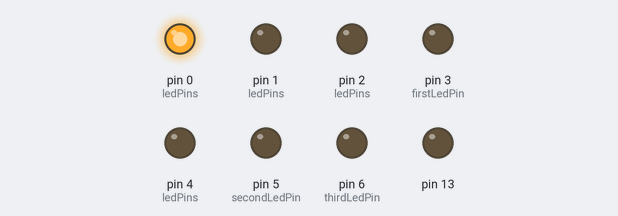
This sketch was run on a simulated Arduino Uno, built with avr-gcc and run on an emulated ATmega328P. Shown: output pins drawn as LEDs (lit = HIGH).

Above: at 0.4 s.
At 0.8 s:
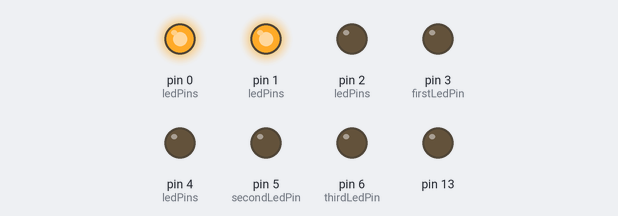
At 1.2 s:
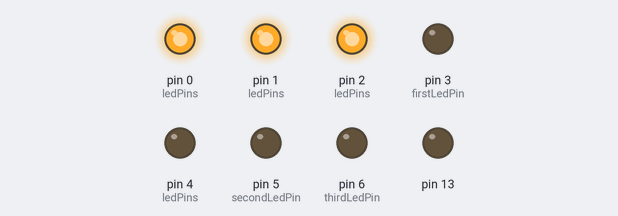
At 1.6 s:
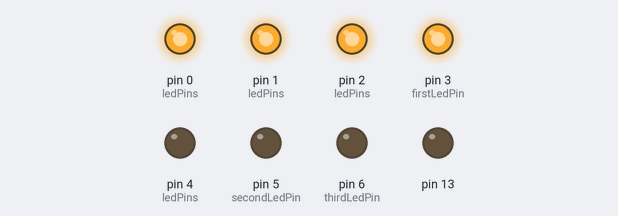
At 2.0 s:
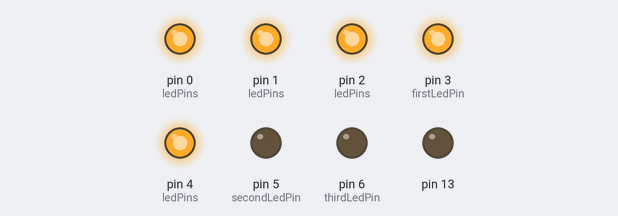
At 5.3 s:
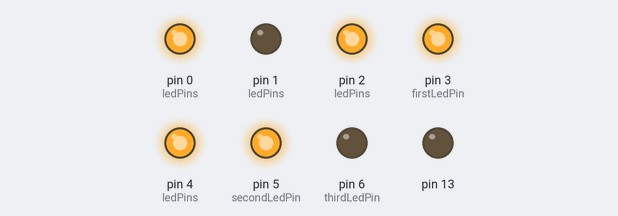
Timing chart, 0 to 5.6 s (numbered marks = the images above):
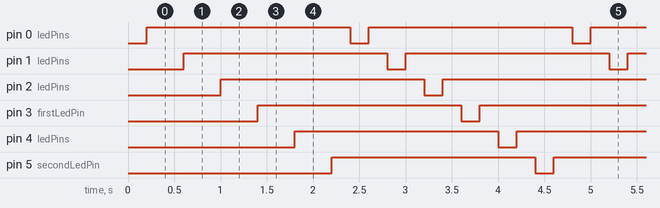

Measured:
- by itself, pin 0 (ledPins), pin 1 (ledPins), pin 2 (ledPins), pin 3 (firstLedPin), pin 4 (ledPins), pin 5 (secondLedPin): alternates HIGH for 2.2 s and LOW for 0.20 s

The sketch:

knightrider.ino
```cpp
/*
LEDs sketch
Blink three LEDs each connected to a different digital pin
*/
const int firstLedPin = 3;
const int secondLedPin = 5;
const int thirdLedPin = 6;

const int mydelay = 200;

const int ledPins[] = {0,1,2,3,4,5,6};
const int NbrLEDs = 6;

void setup()
{
//pinMode(firstLedPin, OUTPUT);
//pinMode(secondLedPin, OUTPUT);
pinMode(thirdLedPin, OUTPUT);
pinMode(13, OUTPUT);

  for(int led = 0; led <  NbrLEDs; led++)
  {
    pinMode(led, OUTPUT);
  }

}
// choose the pin for each of the LEDs
// declare LED pins as output
// declare LED pins as output
// declare LED pins as output
void loop()
{

  for(int led = 0; led <  NbrLEDs; led++)
  {
    blinkLED(led, mydelay);
  }

// flash each of the LEDs for 1000 milliseconds (1 second)
// blinkLED(13, mydelay);
}
// blink the LED on the given pin for the duration in milliseconds
void blinkLED(int pin, int duration)
{
digitalWrite(pin, LOW);
digitalWrite(13, LOW);
// turn LED on
delay(duration);
digitalWrite(pin, HIGH);
digitalWrite(13, LOW);
// turn LED off
delay(duration);
}
```
